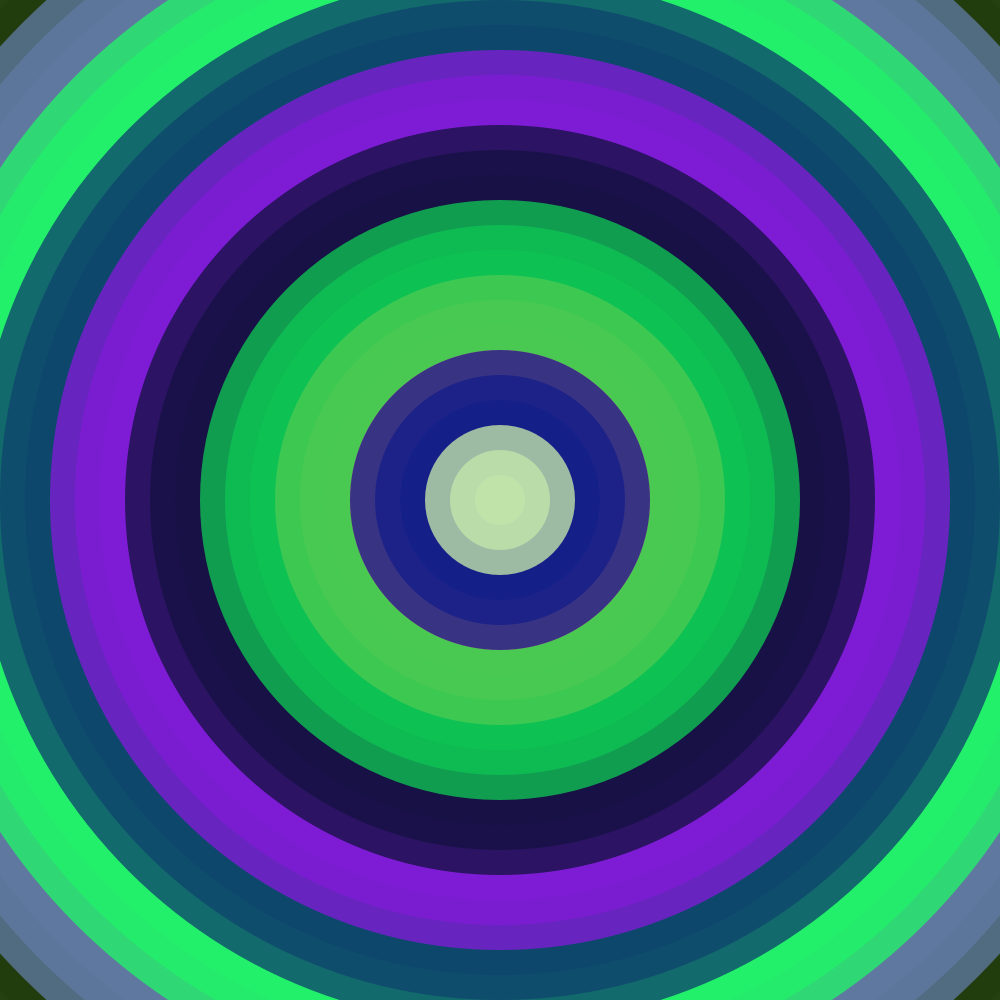
Frame 1 (no input)
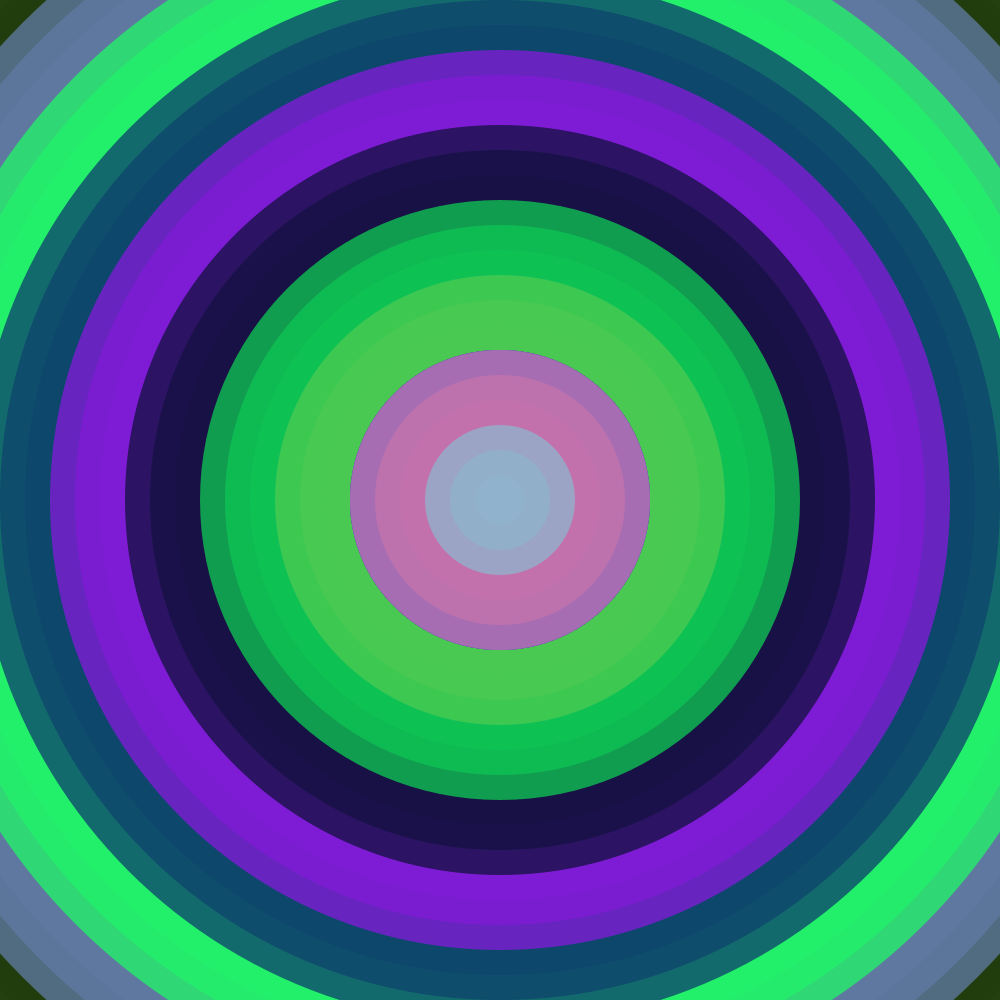
Frame 60 (the mouse pressed at the canvas centre just before this capture)
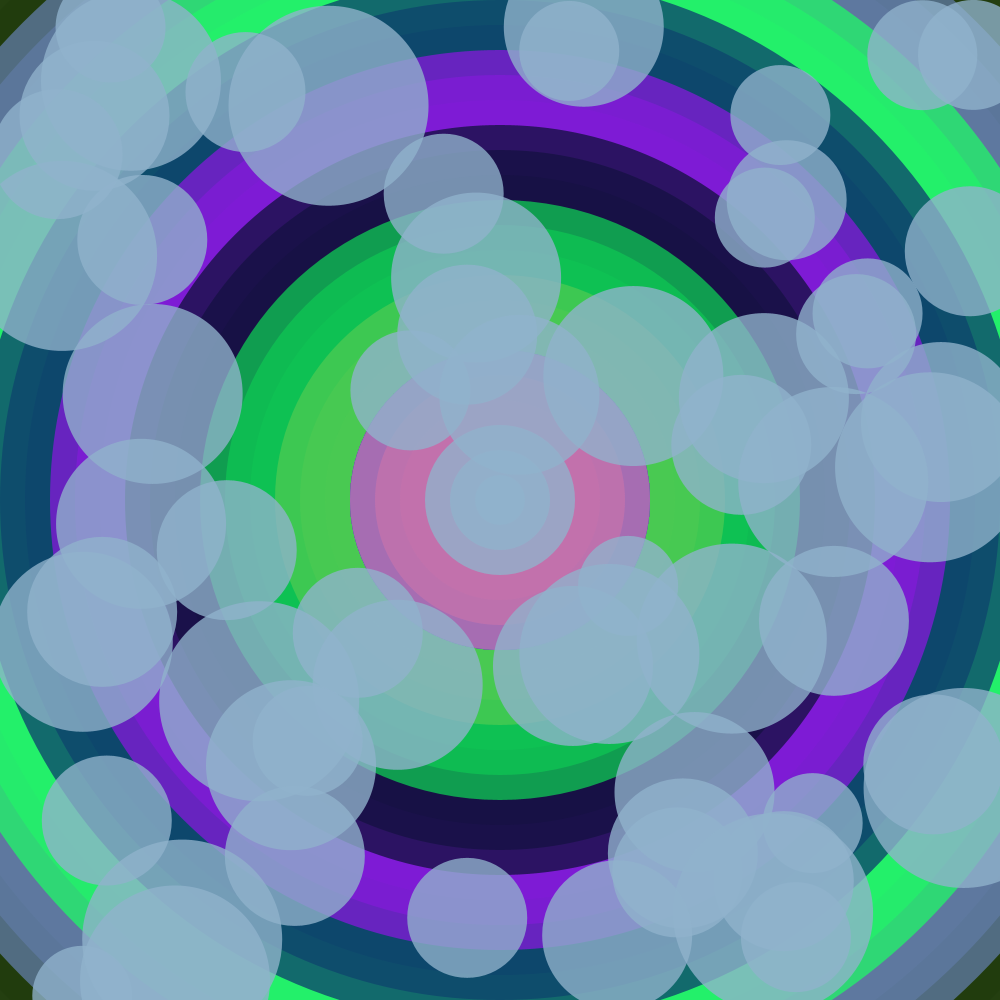
Frame 120 (the mouse held since frame 60 and released just before this capture)

The Processing sketch that drew these frames (run headless with seeded random() and noise(); from frame 60 on, the mouse is pressed at the canvas centre):

// Processing sketch: SS3_joonHee
// ── SS3_joonHee.pde
// Joon Hee Choi
// Mad Circles
// Mouse over the different quadrants of the image!
// Drag the mouse to change the alpha value of the circles!
// Click to clear!
float a = 200;
float value = 100;
boolean loop = true; 
void setup(){
  size(1000,1000);
  noStroke();
  ellipseMode(CENTER);
  for(int i=2000; i>0; i-= 50){
    if(i%150 == 0){
      fill(random(10,255),random(10,255),random(10,255),a);
    }
    ellipse(width/2,height/2,i,i);
  }
}

void draw(){
  noStroke();

    if(mouseX <width/2 && mouseY < width/2){
      fill(random(10,255),random(10,255),random(10,255),a);
      for(int i =300; i>0; i-=50){
        if(i%150 == 0){
        fill(random(10,255),random(10,255),random(10,255),a);
        }
        ellipse(width/2,height/2,i,i);
      }
    }
    else if(mouseX> width/2 && mouseY < width/2){
      for(int i =600; i>0; i-=50){
        if(i%150 == 0){
        fill(random(10,255),random(10,255),random(10,255),a);
        }
        ellipse(width/2,height/2,i,i);
      }
    }
    else if(mouseX> width/2 && mouseY> width/2){
      for(int i =1400; i>0; i-=50){
        if(i%150 == 0){
        fill(random(10,255),random(10,255),random(10,255),a);
        }
        ellipse(width/2,height/2,i,i);
      }
    }
    else{
      ellipse(random(0,1000),random(0,1000), value,value);
      value+=10;
        if(value> 200){
          value = 100;
        }
    }
   //if(mouseX<100 && mouseY<100){
   //  noLoop();
   //}
}

void mouseDragged(){
  a-=5;
  if(a<2){
    a=200;
  }
}

void mouseClicked(){
  for(int i=2000; i>0; i-= 50){
    if(i%150 == 0){
      fill(random(10,255),random(10,255),random(10,255),a);
    }
    ellipse(width/2,height/2,i,i);
  }
}
